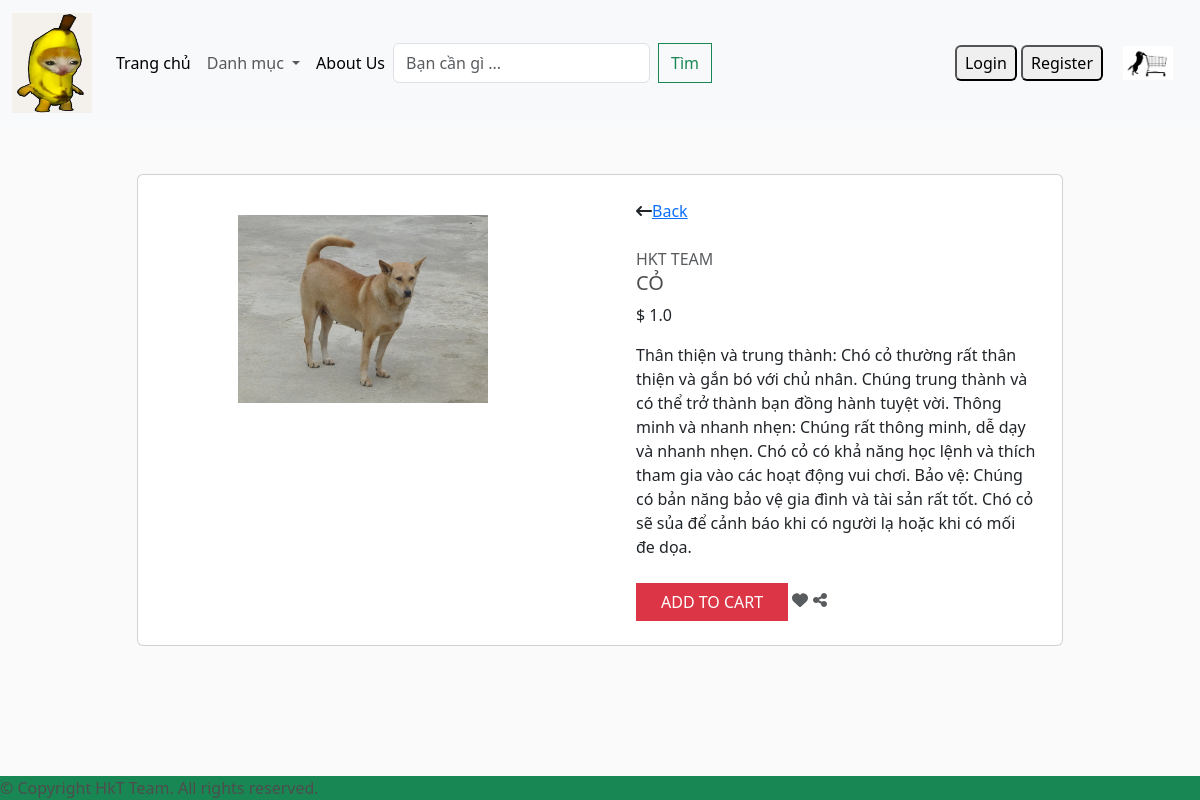
The app's page /detail/?id=42 with its own data.
### app/models.py (models this page shows, shortened)
class Product(models.Model):
    category = models.ManyToManyField(Category,related_name='product')
    name = models.CharField(max_length=200, null=True)
    price = models.FloatField()
    digital = models.BooleanField(default=False, null=True, blank=False)
    image = models.ImageField(null=True, blank=True)
    detail = models.TextField(null=True, blank=True)

### app/views.py (the view)
# urls.py: path('detail/', views.detail, name="detail"),
def detail(request):
    user_not_login = "hidden"
    user_login = "show"
    if request.user.is_authenticated:
        customer = request.user
        order, created = Order.objects.get_or_create(customer=customer, complete=False)
        items = order.orderitem_set.all()
        cartItems = order.get_cart_items()  # Call the method to get cart items
        user_not_login = "hidden"
        user_login = "show"
    else:
        items = []
        order = {'get_cart_items': 0, 'get_cart_total': 0}
        cartItems = order['get_cart_items']
        user_not_login = "show"
        user_login = "hidden"
    id = request.GET.get('id','')
    products = Product.objects.filter(id=id)
    categories = Category.objects.filter(is_sub =False)
    context = {'products':products,'categories': categories,'products': products, 'cartItems': cartItems, 'user_not_login': user_not_login, 'user_login': user_login}
    return render(request, 'app/detail.html', context)

### app/templates/app/detail.html (shortened to what this page needs)
{% extends 'app/base.html' %}
{% load static %}
    {% block register %}
    {% for product in products  %}
    <div class="container mt-5 mb-5">
      <div class="row d-flex justify-content-center">
          <div class="col-md-10">
              <div class="card">
                  <div class="row">
                      <div class="col-md-6">
                          <div class="images p-3">
                              <div class="text-center p-4"> <img id="main-image" src="{{product.image.url}}" width="250" /> </div>
                          </div>
                      </div>
                      <div class="col-md-6">
                          <div class="product p-4">
                              <div class="d-flex justify-content-between align-items-center">
                                  <div class="d-flex align-items-center"> <i class="fa fa-long-arrow-left"></i> <span class="ml-1"><a href= "{% url 'home' %}">Back</a></span>
                                  </div>
                              </div>
                              <div class="mt-4 mb-3"> <span class="text-uppercase text-muted brand">HKT TEAM</span>
                                  <h5 class="text-uppercase">{{product.name}}</h5>
                                  <div class="price d-flex flex-row align-items-center"> <span class="act-price">$ {{product.price}}</span>
                                  </div>
                              </div>
                              <p class="about">{{product.detail}}</p>
                              <div class="cart mt-4 align-items-center">
                                <button data-product="{{ product.id }}" data-action="add" class="btn btn-danger text-uppercase mr-2 px-4 add-btn update-cart">Add to cart</button> <i class="fa fa-heart text-muted"></i> <i class="fa fa-share-alt text-muted"></i> </div>
                          </div>
                      </div>
                  </div>
              </div>
          </div>
      </div>
  </div>
    {% endfor %}
    {% endblock register %}

### app/static/app/css/style.css (style rules this page uses)
* { margin: 0; padding: 0; box-sizing: border-box; }
body { background-color: hsl(0, 0%, 98%); color: hsl(0, 0%, 30%); }
h1, h2, h3, h4, h5, h6 { color: inherit; }
.product { border-radius: 0 0 4px 4px; }
.btn { border-radius: 0; }

### app/static/app/css/main.css (style rules this page uses)
body { background-color: hsl(0, 0%, 98%); }
h1, h2, h3, h4, h5, h6 { color: hsl(0, 0%, 30%); }
.product { border-radius: 0 0 4px 4px; }
.btn { border-radius: 0; }

### records on screen
Product: image (picture), name "CỎ", price "1.0", detail "Thân thiện và trung thành: Chó cỏ thường rất thân thiện và gắn bó với chủ nhân. Chúng trung thành và có thể trở thành bạn đồng hành tuyệt vời. Thông minh và nhanh nhẹn: Chúng rất thông minh, dễ dạy và nhanh nhẹn. Chó cỏ có khả năng học lệnh và thích tham gia vào các hoạt động vui chơi. Bảo vệ: Chúng có bản năng bảo vệ gia đình và tài sản rất tốt. Chó cỏ sẽ sủa để cảnh báo khi có người lạ hoặc khi có mối đe dọa."
